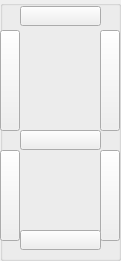
    <widget class="QGroupBox" name="equal_6">
     <property name="geometry">
      <rect>
       <x>1000</x>
       <y>50</y>
       <width>121</width>
       <height>261</height>
      </rect>
     </property>
     <property name="title">
      <string/>
     </property>
     <widget class="QPushButton" name="pos_6_5">
      <property name="geometry">
       <rect>
        <x>0</x>
        <y>150</y>
        <width>20</width>
        <height>91</height>
       </rect>
      </property>
      <property name="acceptDrops">
       <bool>false</bool>
      </property>
      <property name="text">
       <string/>
      </property>
      <property name="icon">
       <iconset resource="match.qrc">
        <normaloff>:/newPrefix/Match.jpg</normaloff>:/newPrefix/Match.jpg</iconset>
      </property>
      <property name="iconSize">
       <size>
        <width>15</width>
        <height>80</height>
       </size>
      </property>
      <property name="autoRepeat">
       <bool>false</bool>
      </property>
      <property name="autoExclusive">
       <bool>false</bool>
      </property>
     </widget>
     <widget class="QPushButton" name="pos_6_3">
      <property name="geometry">
       <rect>
        <x>100</x>
        <y>150</y>
        <width>20</width>
        <height>91</height>
       </rect>
      </property>
      <property name="acceptDrops">
       <bool>false</bool>
      </property>
      <property name="text">
       <string/>
      </property>
      <property name="icon">
       <iconset resource="match.qrc">
        <normaloff>:/newPrefix/Match.jpg</normaloff>:/newPrefix/Match.jpg</iconset>
      </property>
      <property name="iconSize">
       <size>
        <width>15</width>
        <height>80</height>
       </size>
      </property>
      <property name="autoRepeat">
       <bool>false</bool>
      </property>
      <property name="autoExclusive">
       <bool>false</bool>
      </property>
     </widget>
     <widget class="QPushButton" name="pos_6_1">
      <property name="geometry">
       <rect>
        <x>20</x>
        <y>6</y>
        <width>81</width>
        <height>20</height>
       </rect>
      </property>
      <property name="text">
       <string/>
      </property>
      <property name="icon">
       <iconset>
        <normaloff>match_heng.jpg</normaloff>match_heng.jpg</iconset>
      </property>
      <property name="iconSize">
       <size>
        <width>65</width>
        <height>30</height>
       </size>
      </property>
     </widget>
     <widget class="QPushButton" name="pos_6_6">
      <property name="geometry">
       <rect>
        <x>0</x>
        <y>30</y>
        <width>20</width>
        <height>101</height>
       </rect>
      </property>
      <property name="acceptDrops">
       <bool>false</bool>
      </property>
      <property name="text">
       <string/>
      </property>
      <property name="icon">
       <iconset resource="match.qrc">
        <normaloff>:/newPrefix/Match.jpg</normaloff>:/newPrefix/Match.jpg</iconset>
      </property>
      <property name="iconSize">
       <size>
        <width>15</width>
        <height>80</height>
       </size>
      </property>
      <property name="autoRepeat">
       <bool>false</bool>
      </property>
      <property name="autoExclusive">
       <bool>false</bool>
      </property>
     </widget>
     <widget class="QPushButton" name="pos_6_2">
      <property name="geometry">
       <rect>
        <x>100</x>
        <y>30</y>
        <width>20</width>
        <height>101</height>
       </rect>
      </property>
      <property name="acceptDrops">
       <bool>false</bool>
      </property>
      <property name="text">
       <string/>
      </property>
      <property name="icon">
       <iconset resource="match.qrc">
        <normaloff>:/newPrefix/Match.jpg</normaloff>:/newPrefix/Match.jpg</iconset>
      </property>
      <property name="iconSize">
       <size>
        <width>15</width>
        <height>80</height>
       </size>
      </property>
      <property name="autoRepeat">
       <bool>false</bool>
      </property>
      <property name="autoExclusive">
       <bool>false</bool>
      </property>
     </widget>
     <widget class="QPushButton" name="pos_6_7">
      <property name="geometry">
       <rect>
        <x>20</x>
        <y>130</y>
        <width>81</width>
        <height>20</height>
       </rect>
      </property>
      <property name="text">
       <string/>
      </property>
      <property name="icon">
       <iconset>
        <normaloff>match_heng.jpg</normaloff>match_heng.jpg</iconset>
      </property>
      <property name="iconSize">
       <size>
        <width>65</width>
        <height>30</height>
       </size>
      </property>
     </widget>
     <widget class="QPushButton" name="pos_6_4">
      <property name="geometry">
       <rect>
        <x>20</x>
        <y>230</y>
        <width>81</width>
        <height>20</height>
       </rect>
      </property>
      <property name="text">
       <string/>
      </property>
      <property name="icon">
       <iconset>
        <normaloff>match_heng.jpg</normaloff>match_heng.jpg</iconset>
      </property>
      <property name="iconSize">
       <size>
        <width>65</width>
        <height>30</height>
       </size>
      </property>
     </widget>
    </widget>
